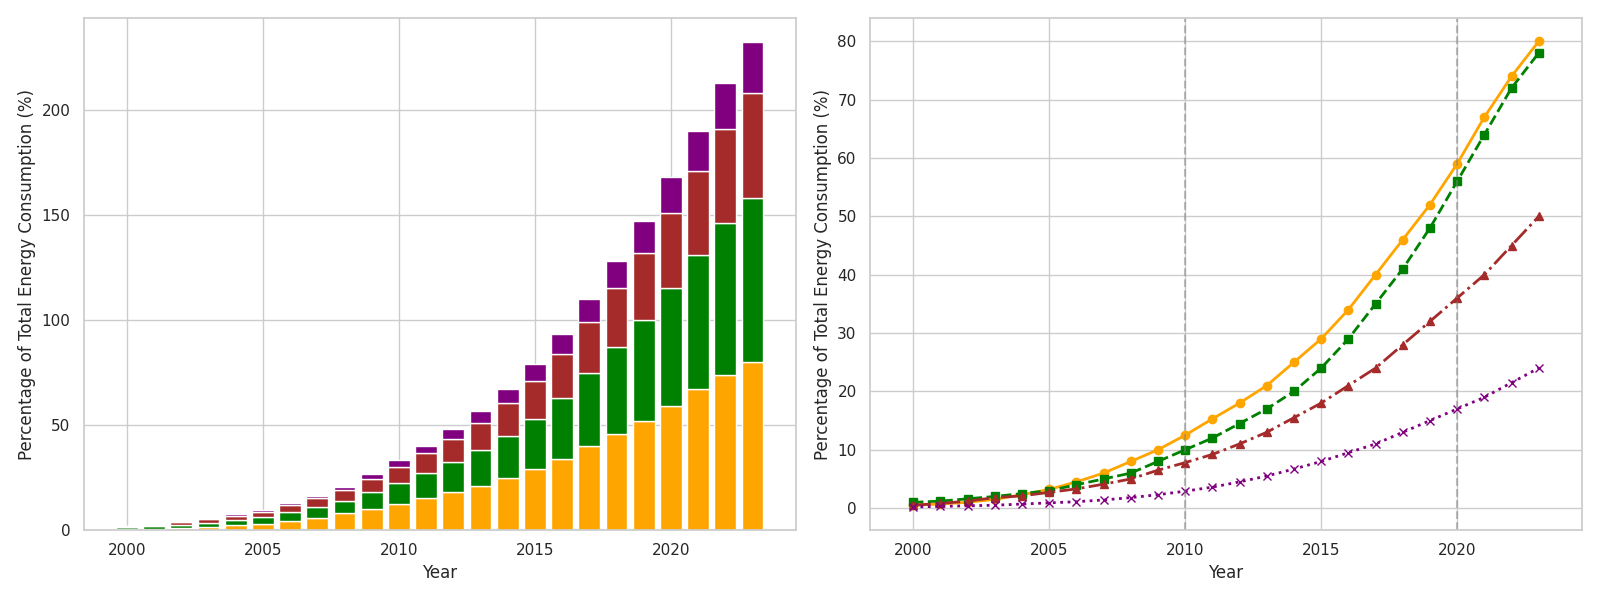

Recreate this plot in Python.
import matplotlib.pyplot as plt
import numpy as np

# Data
years = np.arange(2000, 2024)
solar_energy_percentage = [
    0.5, 0.7, 1.0, 1.5, 2.3, 3.2, 4.5, 6.0, 8.0, 10.0, 
    12.5, 15.3, 18.0, 21.0, 25.0, 29.0, 34.0, 40.0, 46.0, 52.0, 
    59.0, 67.0, 74.0, 80.0
]
wind_energy_percentage = [
    1.0, 1.2, 1.6, 2.0, 2.5, 3.0, 4.0, 5.0, 6.0, 8.0, 
    10.0, 12.0, 14.5, 17.0, 20.0, 24.0, 29.0, 35.0, 41.0, 48.0, 
    56.0, 64.0, 72.0, 78.0
]
biomass_energy_percentage = [
    0.5, 0.8, 1.2, 1.8, 2.1, 2.7, 3.3, 4.1, 5.0, 6.5, 
    7.8, 9.2, 11.0, 13.0, 15.5, 18.0, 21.0, 24.0, 28.0, 32.0, 
    36.0, 40.0, 45.0, 50.0
]
geothermal_energy_percentage = [
    0.2, 0.3, 0.4, 0.5, 0.7, 0.9, 1.1, 1.4, 1.8, 2.3, 
    2.9, 3.6, 4.5, 5.5, 6.7, 8.0, 9.5, 11.0, 13.0, 15.0, 
    17.0, 19.0, 21.5, 24.0
]

# Figure setup with two subplots
fig, axs = plt.subplots(1, 2, figsize=(16, 6), sharex=True)

# First subplot: Stacked bar chart
axs[0].bar(years, solar_energy_percentage, color='orange')
axs[0].bar(years, wind_energy_percentage, bottom=solar_energy_percentage, color='green')
combined_solar_wind = np.array(solar_energy_percentage) + np.array(wind_energy_percentage)
axs[0].bar(years, biomass_energy_percentage, bottom=combined_solar_wind, color='brown')
combined_solar_wind_biomass = combined_solar_wind + np.array(biomass_energy_percentage)
axs[0].bar(years, geothermal_energy_percentage, bottom=combined_solar_wind_biomass, color='purple')
axs[0].set_xlabel('Year', fontsize=12)
axs[0].set_ylabel('Percentage of Total Energy Consumption (%)', fontsize=12)

# Second subplot: Line chart
axs[1].plot(years, solar_energy_percentage, color='orange', marker='o', linestyle='-', linewidth=2)
axs[1].plot(years, wind_energy_percentage, color='green', marker='s', linestyle='--', linewidth=2)
axs[1].plot(years, biomass_energy_percentage, color='brown', marker='^', linestyle='-.', linewidth=2)
axs[1].plot(years, geothermal_energy_percentage, color='purple', marker='x', linestyle=':', linewidth=2)
axs[1].set_xlabel('Year', fontsize=12)
axs[1].set_ylabel('Percentage of Total Energy Consumption (%)', fontsize=12)

# Remove annotations
axs[1].axvline(2010, color='grey', linestyle='--', alpha=0.5)
axs[1].axvline(2020, color='grey', linestyle='--', alpha=0.5)

# Adjust layout for readability
plt.tight_layout()

# Show plot
plt.show()
